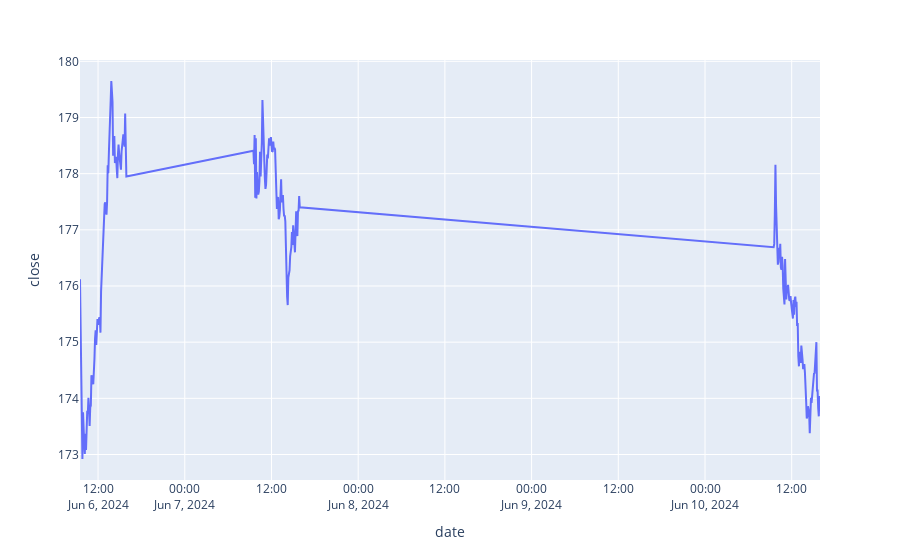

Notebook source saved alongside this figure:
### Code cell
response.sources[0].raw_output

### Figure 1 — Plotly figure (JSON) as saved in the notebook; plotly's stock layout.template omitted (floating-point values rounded to 4 significant figures; data arrays with more than 128 entries replaced by an {"elided": "..."} marker saying what was removed)
{"data": [{"hovertemplate": "date=%{x}<br>close=%{y}<extra></extra>", "legendgroup": "", "line": {"color": "#636efa", "dash": "solid"}, "marker": {"symbol": "circle"}, "mode": "lines", "name": "", "orientation": "v", "showlegend": false, "type": "scatter", "x": {"elided": "234 str values"}, "xaxis": "x", "y": {"elided": "234 float values"}, "yaxis": "y"}], "layout": {"autosize": true, "legend": {"tracegroupgap": 0}, "margin": {"t": 60}, "xaxis": {"anchor": "y", "autorange": true, "domain": [0, 1], "range": ["2024-06-06 09:30", "2024-06-10 15:55"], "title": {"text": "date"}, "type": "date"}, "yaxis": {"anchor": "x", "autorange": true, "domain": [0, 1], "range": [172.5, 180.0], "title": {"text": "close"}, "type": "linear"}}}
